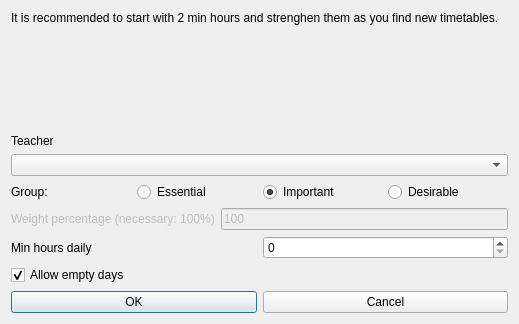
<?xml version="1.0" encoding="UTF-8"?>
<ui version="4.0">
 <class>ModifyConstraintTeacherMinHoursDailyForm_template</class>
 <widget class="QDialog" name="ModifyConstraintTeacherMinHoursDailyForm_template">
  <property name="geometry">
   <rect>
    <x>0</x>
    <y>0</y>
    <width>519</width>
    <height>324</height>
   </rect>
  </property>
  <property name="windowTitle">
   <string extracomment="This is the title of the dialog to modify a constraint of this type">Modify teacher min hours daily</string>
  </property>
  <layout class="QVBoxLayout" name="verticalLayout">
   <item>
    <widget class="QLabel" name="teacherTextLabel_2">
     <property name="sizePolicy">
      <sizepolicy hsizetype="Minimum" vsizetype="Minimum">
       <horstretch>0</horstretch>
       <verstretch>0</verstretch>
      </sizepolicy>
     </property>
     <property name="frameShape">
      <enum>QFrame::NoFrame</enum>
     </property>
     <property name="frameShadow">
      <enum>QFrame::Plain</enum>
     </property>
     <property name="text">
      <string>It is recommended to start with 2 min hours and strenghen them as you find new timetables.</string>
     </property>
     <property name="wordWrap">
      <bool>true</bool>
     </property>
    </widget>
   </item>
   <item>
    <spacer name="verticalSpacer">
     <property name="orientation">
      <enum>Qt::Vertical</enum>
     </property>
     <property name="sizeHint" stdset="0">
      <size>
       <width>20</width>
       <height>66</height>
      </size>
     </property>
    </spacer>
   </item>
   <item>
    <widget class="QLabel" name="teacherTextLabel">
     <property name="frameShape">
      <enum>QFrame::NoFrame</enum>
     </property>
     <property name="frameShadow">
      <enum>QFrame::Plain</enum>
     </property>
     <property name="text">
      <string>Teacher</string>
     </property>
     <property name="wordWrap">
      <bool>false</bool>
     </property>
    </widget>
   </item>
   <item>
    <widget class="QComboBox" name="teachersComboBox">
     <property name="editable">
      <bool>false</bool>
     </property>
     <property name="insertPolicy">
      <enum>QComboBox::NoInsert</enum>
     </property>
     <property name="autoCompletion">
      <bool>false</bool>
     </property>
     <property name="duplicatesEnabled">
      <bool>false</bool>
     </property>
    </widget>
   </item>
   <item>
    <layout class="QHBoxLayout" name="horizontalLayout_4">
     <item>
      <widget class="QLabel" name="groupTextLabel">
       <property name="text">
        <string>Group:</string>
       </property>
      </widget>
     </item>
     <item>
      <widget class="QRadioButton" name="essentialRadioButton">
       <property name="text">
        <string>Essential</string>
       </property>
      </widget>
     </item>
     <item>
      <widget class="QRadioButton" name="importantRadioButton">
       <property name="text">
        <string>Important</string>
       </property>
       <property name="checked">
        <bool>true</bool>
       </property>
      </widget>
     </item>
     <item>
      <widget class="QRadioButton" name="desirableRadioButton">
       <property name="text">
        <string>Desirable</string>
       </property>
      </widget>
     </item>
    </layout>
   </item>
   <item>
    <layout class="QHBoxLayout" name="horizontalLayout_2">
     <item>
      <widget class="QLabel" name="weightTextLabel">
       <property name="enabled">
        <bool>false</bool>
       </property>
       <property name="frameShape">
        <enum>QFrame::NoFrame</enum>
       </property>
       <property name="frameShadow">
        <enum>QFrame::Plain</enum>
       </property>
       <property name="text">
        <string>Weight percentage (necessary: 100%)</string>
       </property>
       <property name="wordWrap">
        <bool>false</bool>
       </property>
      </widget>
     </item>
     <item>
      <widget class="QLineEdit" name="weightLineEdit">
       <property name="enabled">
        <bool>false</bool>
       </property>
       <property name="text">
        <string notr="true">100</string>
       </property>
      </widget>
     </item>
    </layout>
   </item>
   <item>
    <layout class="QHBoxLayout" name="horizontalLayout_3">
     <item>
      <widget class="QLabel" name="minHoursTextLabel">
       <property name="frameShape">
        <enum>QFrame::NoFrame</enum>
       </property>
       <property name="frameShadow">
        <enum>QFrame::Plain</enum>
       </property>
       <property name="text">
        <string>Min hours daily</string>
       </property>
       <property name="wordWrap">
        <bool>false</bool>
       </property>
      </widget>
     </item>
     <item>
      <widget class="QSpinBox" name="minHoursSpinBox"/>
     </item>
    </layout>
   </item>
   <item>
    <widget class="QCheckBox" name="allowEmptyDaysCheckBox">
     <property name="text">
      <string>Allow empty days</string>
     </property>
     <property name="checked">
      <bool>true</bool>
     </property>
    </widget>
   </item>
   <item>
    <layout class="QHBoxLayout" name="horizontalLayout">
     <item>
      <widget class="QPushButton" name="okPushButton">
       <property name="text">
        <string>OK</string>
       </property>
      </widget>
     </item>
     <item>
      <widget class="QPushButton" name="cancelPushButton">
       <property name="text">
        <string>Cancel</string>
       </property>
      </widget>
     </item>
    </layout>
   </item>
  </layout>
 </widget>
 <layoutdefault spacing="6" margin="11"/>
 <resources/>
 <connections/>
</ui>
